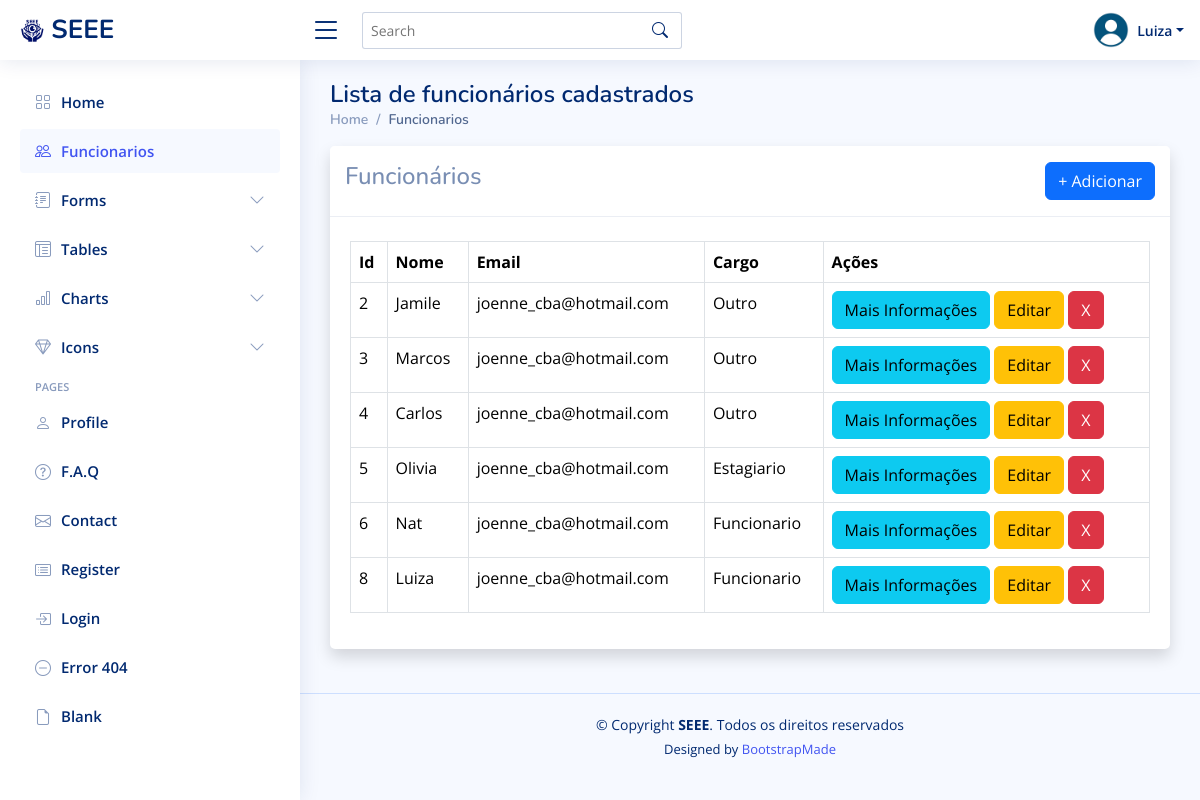
Screenshot of /funcionario/list/ (signed in) with the database file from the repository.
### funcionario/models.py (models this page shows)
class Funcionario(Usuario):
    class Cargo(models.IntegerChoices):
        FUNCIONARIO = 1, 'Funcionario'
        ESTAGIARIO = 2, 'Estagiario'
        OUTRO = 3, 'Outro'
    cargo = models.IntegerField(
        choices=Cargo.choices,
        default=Cargo.OUTRO,
    )

### funcionario/views.py (the view)
# urls.py: path('list/', views.list, name='list')
@login_required
def list(request):
    funcionarios = Funcionario.objects.all()
    return render(request, 'funcionario/list.html', {'funcionarios':funcionarios})

### templates/funcionario/list.html
{% extends 'funcionario/_base.html' %}
{% block content %}
<div class="pagetitle">
    <h1>Lista de funcionários cadastrados</h1>
    <nav>
      <ol class="breadcrumb">
        <li class="breadcrumb-item"><a href="/funcionario/">Home</a></li>
        <li class="breadcrumb-item active">Funcionarios</li>
      </ol>
    </nav>
  </div>
<div class="card shadow mb-4">
    <div class="card-header py-3 d-sm-flex align-items-center justify-content-between mb-4">
        <h4>Funcionários</h4>
        <a class="btn btn-primary" href="{% url 'add' %}">+ Adicionar</a>
    </div>
    <div class="card-body">
        <div class="table-responsive">
            <table class="table table-bordered">
                <thead>
                    <tr>
                        <th>Id</th>
                        <th>Nome</th>
                        <th>Email</th>
                        <th>Cargo</th>
                        <th>Ações</th>
                    </tr>
                </thead>
                <tbody>
                    {% for f in funcionarios %}
                        <tr>
                            <td>{{ f.id }}</td>
                            <td>{{ f.username }}</td>
                            <td>{{ f.email }}</td>
                            <td>{{ f.get_cargo_display }}</td>
                            <td>
                                <a class="btn btn-info" href="{% url 'detail' f.id %}">Mais Informações</a>
                                <a class="btn btn-warning" href="{% url 'edit' f.id  %}">Editar</a>
                                <a class="btn btn-danger" href="{% url 'remove' f.id %}">X</a>
                            </td>
                        </tr>
                    {% endfor %}
                </tbody>
            </table>
        </div>
    </div>
</div>
{% endblock %}

### templates/funcionario/_base.html (shortened to what this page needs)
{% load static %}
<!DOCTYPE html>
<html lang="en">
<head>
  <link href="{% static 'assets/vendor/bootstrap/css/bootstrap.min.css' %}" rel="stylesheet">
  <link href="{% static 'assets/vendor/bootstrap-icons/bootstrap-icons.css' %}" rel="stylesheet">
  <link href="{% static 'assets/vendor/boxicons/css/boxicons.min.css' %}" rel="stylesheet">
  <link href="{% static 'assets/vendor/quill/quill.snow.css' %}" rel="stylesheet">
  <link href="{% static 'assets/vendor/quill/quill.bubble.css' %}" rel="stylesheet">
  <link href="{% static 'assets/vendor/remixicon/remixicon.css' %}" rel="stylesheet">
  <link href="{% static 'assets/vendor/simple-datatables/style.css' %}" rel="stylesheet">
  <link href="{% static 'assets/css/style.css' %}" rel="stylesheet">
</head>
<body>
  <header id="header" class="header fixed-top d-flex align-items-center">
    <div class="d-flex align-items-center justify-content-between">
      <a href="index.html" class="logo d-flex align-items-center">
        <img src="{% static 'assets/img/SEEE.png' %}" alt="">
        <span class="d-none d-lg-block">SEEE</span>
      </a>
      <i class="bi bi-list toggle-sidebar-btn"></i>
    </div>
    <div class="search-bar">
      <form class="search-form d-flex align-items-center" method="POST" action="#">
        <input type="text" name="query" placeholder="Search" title="Enter search keyword">
        <button type="submit" title="Search"><i class="bi bi-search"></i></button>
      </form>
    </div>
    <nav class="header-nav ms-auto">
      <ul class="d-flex align-items-center">
        <li class="nav-item dropdown pe-3">
          <a class="nav-link nav-profile d-flex align-items-center pe-0" href="#" data-bs-toggle="dropdown">
            <img src="{% static 'assets/img/profile.png' %}" alt="Profile" class="rounded-circle">
            <span class="d-none d-md-block dropdown-toggle ps-2">{{ user.username }}</span>
          </a>
        </li>
      </ul>
    </nav>
  </header>
  {% include 'funcionario/sidebar.html'%}
  <main id="main" class="main">
    {% block content %}
    {% endblock %}
  </main>
  <footer id="footer" class="footer">
    <div class="copyright">
      &copy; Copyright <strong><span>SEEE</span></strong>. Todos os direitos reservados
    </div>
    <div class="credits">
      Designed by <a href="https://bootstrapmade.com/">BootstrapMade</a>
    </div>
  </footer>
</body>
</html>

### static/assets/css/style.css (style rules this page uses)
:root { scroll-behavior: smooth; }
body { font-family: "Open Sans", sans-serif; background: #f6f9ff; color: #444444; }
a { color: #4154f1; text-decoration: none; }
h1, h2, h3, h4, h5, h6 { font-family: "Nunito", sans-serif; }
#main { margin-top: 60px; padding: 20px 30px; transition: all 0.3s; }
.pagetitle { margin-bottom: 10px; }
.pagetitle h1 { font-size: 24px; margin-bottom: 0; font-weight: 600; color: #012970; }
.card { margin-bottom: 30px; border: none; border-radius: 5px; box-shadow: 0px 0 30px rgba(1, 41, 112, 0.1); }
.card-header, .card-footer { border-color: #ebeef4; background-color: #fff; color: #798eb3; padding: 15px; }
.card-body { padding: 0 20px 20px 20px; }
.breadcrumb { font-size: 14px; font-family: "Nunito", sans-serif; color: #899bbd; font-weight: 600; }
.breadcrumb a { color: #899bbd; transition: 0.3s; }
.breadcrumb .breadcrumb-item::before { color: #899bbd; }
.breadcrumb .active { color: #51678f; font-weight: 600; }
.logo { line-height: 1; }
@media (min-width: 1200px) { .logo { width: 280px; } }
.logo img { max-height: 26px; margin-right: 6px; }
.logo span { font-size: 26px; font-weight: 700; color: #012970; font-family: "Nunito", sans-serif; }
.header { transition: all 0.5s; z-index: 997; height: 60px; box-shadow: 0px 2px 20px rgba(1, 41, 112, 0.1); background-color: #fff; padding-left: 20px; }
.header .toggle-sidebar-btn { font-size: 32px; padding-left: 10px; cursor: pointer; color: #012970; }
.header .search-bar { min-width: 360px; padding: 0 20px; }
.header .search-form { width: 100%; }
.header .search-form input { border: 0; font-size: 14px; color: #012970; border: 1px solid rgba(1, 41, 112, 0.2); padding: 7px 38px 7px 8px; border-radius: 3px; transition: 0.3s; width: 100%; }
.header .search-form button { border: 0; padding: 0; margin-left: -30px; background: none; }
.header .search-form button i { color: #012970; }
.header-nav ul { list-style: none; }
.header-nav>ul { margin: 0; padding: 0; }
.header-nav .nav-profile { color: #012970; }
.header-nav .nav-profile img { max-height: 36px; }
.header-nav .nav-profile span { font-size: 14px; font-weight: 600; }
@media (min-width: 1200px) { #main, #footer { margin-left: 300px; } }
.footer { padding: 20px 0; font-size: 14px; transition: all 0.3s; border-top: 1px solid #cddfff; }
.footer .copyright { text-align: center; color: #012970; }
.footer .credits { padding-top: 5px; text-align: center; font-size: 13px; color: #012970; }

### rows the page displays
Funcionario: id "2", username "Jamile", email "joenne_cba@hotmail.com", cargo "Outro"
Funcionario: id "3", username "Marcos", email "joenne_cba@hotmail.com", cargo "Outro"
Funcionario: id "4", username "Carlos", email "joenne_cba@hotmail.com", cargo "Outro"
Funcionario: id "5", username "Olivia", email "joenne_cba@hotmail.com", cargo "Estagiario"
Funcionario: id "6", username "Nat", email "joenne_cba@hotmail.com", cargo "Funcionario"
Funcionario: id "8", username "Luiza", email "joenne_cba@hotmail.com", cargo "Funcionario"

### other values shown
{{ user.username }} "Luiza"
